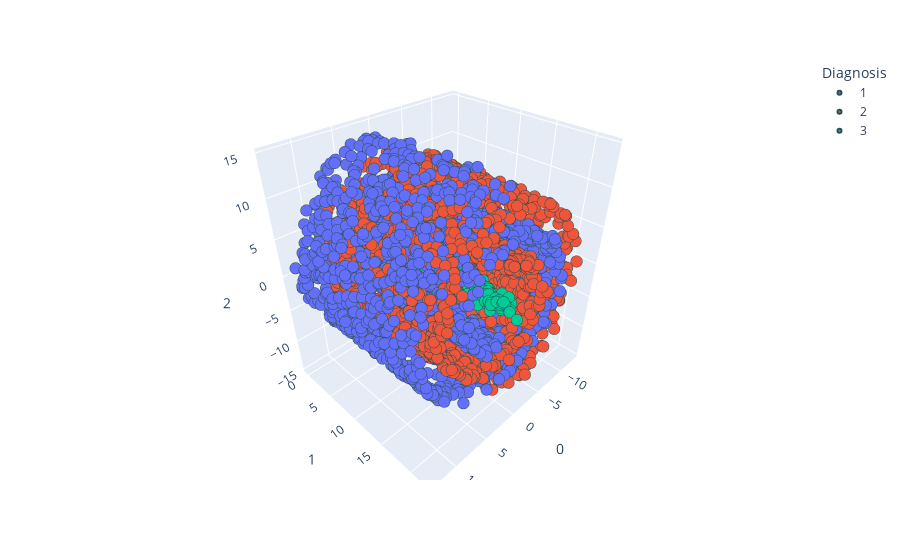

This figure's notebook cell:
### Code cell
# Use our old produce_scatter_plot function to visualise the data.
produce_scatter_plot(X,y,[0,1,2])

# Interesting, as a human, we can clearly see the different groups, and would be able to classify them easily without colours.

### Figure 1 — Plotly figure (JSON) as saved in the notebook; plotly's stock layout.template omitted (floating-point values rounded to 4 significant figures; data arrays with more than 128 entries replaced by an {"elided": "..."} marker saying what was removed)
{"data": [{"hovertemplate": "Diagnosis=1<br>0=%{x}<br>1=%{y}<br>2=%{z}<extra></extra>", "legendgroup": "1", "marker": {"color": "#636efa", "line": {"color": "DarkSlateGrey", "width": 2}, "size": 4, "symbol": "circle"}, "mode": "markers", "name": "1", "scene": "scene", "showlegend": true, "type": "scatter3d", "x": {"elided": "2000 float values"}, "y": {"elided": "2000 float values"}, "z": {"elided": "2000 float values"}}, {"hovertemplate": "Diagnosis=2<br>0=%{x}<br>1=%{y}<br>2=%{z}<extra></extra>", "legendgroup": "2", "marker": {"color": "#EF553B", "line": {"color": "DarkSlateGrey", "width": 2}, "size": 4, "symbol": "circle"}, "mode": "markers", "name": "2", "scene": "scene", "showlegend": true, "type": "scatter3d", "x": {"elided": "2000 float values"}, "y": {"elided": "2000 float values"}, "z": {"elided": "2000 float values"}}, {"hovertemplate": "Diagnosis=3<br>0=%{x}<br>1=%{y}<br>2=%{z}<extra></extra>", "legendgroup": "3", "marker": {"color": "#00cc96", "line": {"color": "DarkSlateGrey", "width": 2}, "size": 4, "symbol": "circle"}, "mode": "markers", "name": "3", "scene": "scene", "showlegend": true, "type": "scatter3d", "x": {"elided": "2000 float values"}, "y": {"elided": "2000 float values"}, "z": {"elided": "2000 float values"}}], "layout": {"legend": {"title": {"text": "Diagnosis"}, "tracegroupgap": 0}, "margin": {"t": 60}, "scene": {"domain": {"x": [0, 1], "y": [0, 1]}, "xaxis": {"title": {"text": "0"}}, "yaxis": {"title": {"text": "1"}}, "zaxis": {"title": {"text": "2"}}}}}
